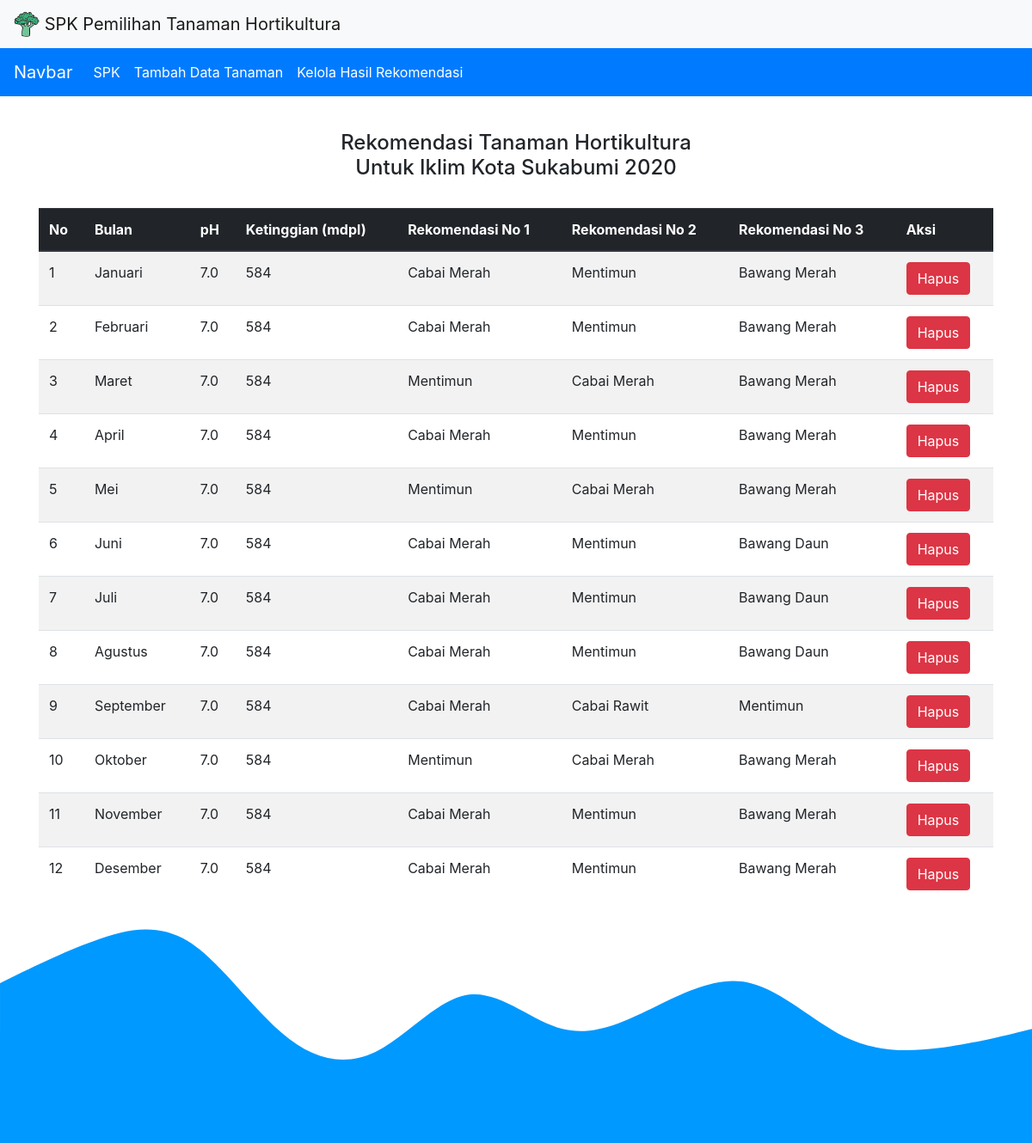
Page /kelola_rekomendasi on the committed database.
### app/models/rekomendasi.py (models this page shows)
class Rekomendasi(db.Model):
    id                  = db.Column(db.Integer, unique=True, primary_key=True)
    bulan               = db.Column(db.String(50))
    ph                  = db.Column(db.Float)
    ketinggian_tanah    = db.Column(db.Integer)
    tanaman_1           = db.Column(db.String(50))
    tanaman_2           = db.Column(db.String(50))
    tanaman_3           = db.Column(db.String(50))

### app/controllers/kelola_rekomendasi.py (the view)
    @app.route("/kelola_rekomendasi")
    def kelola_rekomendasi():
        rekomendasi = Rekomendasi.query.all()
        return render_template('kelola_rekomendasi.html', data=enumerate(rekomendasi,1))

### app/templates/kelola_rekomendasi.html
{% extends "layout/main_layout.html" %}
{% block content %}
<div class="container">
    <div class="row mt-4">
        <div class="col-sm-12 mt-3">
            <h4 class="text-center">Rekomendasi Tanaman Hortikultura <br> Untuk Iklim Kota Sukabumi 2020</h4>
            <br>
            <table class="table table-striped">
                <thead class="thead-dark">
                    <tr>
                        <th>No</th>
                        <th>Bulan</th>
                        <th>pH</th>
                        <th>Ketinggian (mdpl)</th>
                        <th>Rekomendasi No 1</th>
                        <th>Rekomendasi No 2</th>
                        <th>Rekomendasi No 3</th>
                        <th>Aksi</th>
                    </tr>
                </thead>
                <tbody>
                    {% for no, rekomendasi in data %}
                        <tr>
                            <td>{{ no }}</td>
                            <td>{{ rekomendasi.bulan }}</td>
                            <td>{{ rekomendasi.ph }}</td>
                            <td>{{ rekomendasi.ketinggian_tanah }}</td>
                            <td>{{ rekomendasi.tanaman_1 }}</td>
                            <td>{{ rekomendasi.tanaman_2 }}</td>
                            <td>{{ rekomendasi.tanaman_3 }}</td>
                            <td>
                                <a href="/kelola_rekomendasi/hapus_data_rekomendasi/{{ rekomendasi.id }}" class="btn btn-danger">Hapus</a>
                            </td>
                        </tr>
                    {% endfor %}
                </tbody>
            </table>
        </div>
    </div>
</div>
{% endblock %}

### rows in the picture
Rekomendasi: id "1", bulan "Januari", ph "7.0", ketinggian_tanah "584", tanaman_1 "Cabai Merah", tanaman_2 "Mentimun", tanaman_3 "Bawang Merah"
Rekomendasi: id "2", bulan "Februari", ph "7.0", ketinggian_tanah "584", tanaman_1 "Cabai Merah", tanaman_2 "Mentimun", tanaman_3 "Bawang Merah"
Rekomendasi: id "3", bulan "Maret", ph "7.0", ketinggian_tanah "584", tanaman_1 "Mentimun", tanaman_2 "Cabai Merah", tanaman_3 "Bawang Merah"
Rekomendasi: id "4", bulan "April", ph "7.0", ketinggian_tanah "584", tanaman_1 "Cabai Merah", tanaman_2 "Mentimun", tanaman_3 "Bawang Merah"
Rekomendasi: id "5", bulan "Mei", ph "7.0", ketinggian_tanah "584", tanaman_1 "Mentimun", tanaman_2 "Cabai Merah", tanaman_3 "Bawang Merah"
Rekomendasi: id "6", bulan "Juni", ph "7.0", ketinggian_tanah "584", tanaman_1 "Cabai Merah", tanaman_2 "Mentimun", tanaman_3 "Bawang Daun"
Rekomendasi: id "7", bulan "Juli", ph "7.0", ketinggian_tanah "584", tanaman_1 "Cabai Merah", tanaman_2 "Mentimun", tanaman_3 "Bawang Daun"
Rekomendasi: id "8", bulan "Agustus", ph "7.0", ketinggian_tanah "584", tanaman_1 "Cabai Merah", tanaman_2 "Mentimun", tanaman_3 "Bawang Daun"
Rekomendasi: id "9", bulan "September", ph "7.0", ketinggian_tanah "584", tanaman_1 "Cabai Merah", tanaman_2 "Cabai Rawit", tanaman_3 "Mentimun"
Rekomendasi: id "10", bulan "Oktober", ph "7.0", ketinggian_tanah "584", tanaman_1 "Mentimun", tanaman_2 "Cabai Merah", tanaman_3 "Bawang Merah"
Rekomendasi: id "11", bulan "November", ph "7.0", ketinggian_tanah "584", tanaman_1 "Cabai Merah", tanaman_2 "Mentimun", tanaman_3 "Bawang Merah"
Rekomendasi: id "12", bulan "Desember", ph "7.0", ketinggian_tanah "584", tanaman_1 "Cabai Merah", tanaman_2 "Mentimun", tanaman_3 "Bawang Merah"
